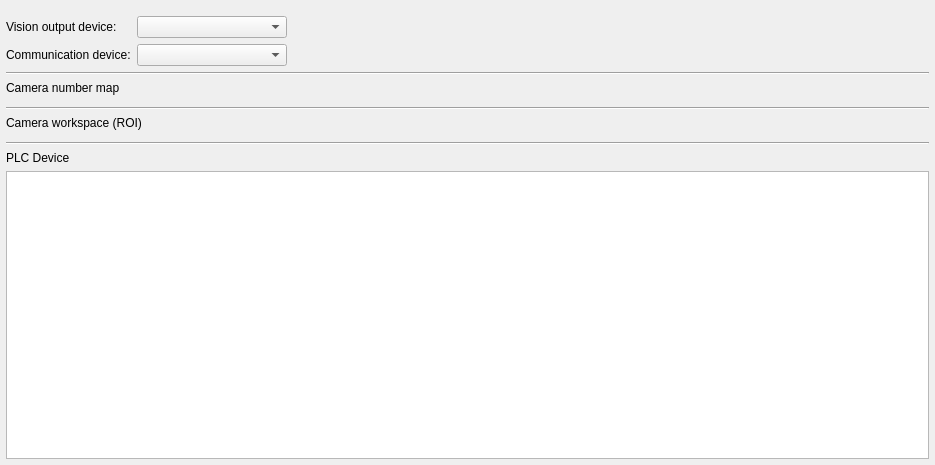
<?xml version="1.0" encoding="UTF-8"?>
<ui version="4.0">
 <class>LocalizationSettingWidget</class>
 <widget class="QWidget" name="LocalizationSettingWidget">
  <property name="geometry">
   <rect>
    <x>0</x>
    <y>0</y>
    <width>935</width>
    <height>465</height>
   </rect>
  </property>
  <property name="windowTitle">
   <string>Form</string>
  </property>
  <layout class="QHBoxLayout" name="horizontalLayout">
   <property name="leftMargin">
    <number>0</number>
   </property>
   <property name="topMargin">
    <number>0</number>
   </property>
   <property name="rightMargin">
    <number>0</number>
   </property>
   <property name="bottomMargin">
    <number>0</number>
   </property>
   <item>
    <layout class="QVBoxLayout" name="vl_main_content" stretch="0,0,0,0,0,0,0,1,0,1">
     <property name="leftMargin">
      <number>6</number>
     </property>
     <property name="topMargin">
      <number>6</number>
     </property>
     <property name="rightMargin">
      <number>6</number>
     </property>
     <property name="bottomMargin">
      <number>6</number>
     </property>
     <item>
      <layout class="QGridLayout" name="gridLayout_comm_devices" columnminimumwidth="0,0,0">
       <property name="topMargin">
        <number>10</number>
       </property>
       <item row="0" column="2">
        <spacer name="horizontalSpacer">
         <property name="orientation">
          <enum>Qt::Orientation::Horizontal</enum>
         </property>
         <property name="sizeHint" stdset="0">
          <size>
           <width>40</width>
           <height>20</height>
          </size>
         </property>
        </spacer>
       </item>
       <item row="0" column="0">
        <widget class="QLabel" name="label_output_device_name">
         <property name="text">
          <string>Vision output device:</string>
         </property>
        </widget>
       </item>
       <item row="0" column="1">
        <widget class="QComboBox" name="cbb_vision_output_device">
         <property name="minimumSize">
          <size>
           <width>150</width>
           <height>0</height>
          </size>
         </property>
        </widget>
       </item>
       <item row="1" column="0">
        <widget class="QLabel" name="label_comm_name">
         <property name="text">
          <string>Communication device:</string>
         </property>
        </widget>
       </item>
       <item row="1" column="1">
        <widget class="QComboBox" name="cbb_comm_device"/>
       </item>
      </layout>
     </item>
     <item>
      <widget class="Line" name="line_1">
       <property name="orientation">
        <enum>Qt::Orientation::Horizontal</enum>
       </property>
      </widget>
     </item>
     <item>
      <widget class="QLabel" name="label_camera_number_map">
       <property name="text">
        <string>Camera number map</string>
       </property>
      </widget>
     </item>
     <item>
      <widget class="CameraMappingWidget" name="listView_cameras_map" native="true"/>
     </item>
     <item>
      <widget class="Line" name="line">
       <property name="orientation">
        <enum>Qt::Orientation::Horizontal</enum>
       </property>
      </widget>
     </item>
     <item>
      <widget class="QLabel" name="label_camera_workspace">
       <property name="text">
        <string>Camera workspace (ROI)</string>
       </property>
      </widget>
     </item>
     <item>
      <widget class="CameraWorkspaceWidget" name="listView_cameras_workspace" native="true"/>
     </item>
     <item>
      <widget class="Line" name="line_2">
       <property name="orientation">
        <enum>Qt::Orientation::Horizontal</enum>
       </property>
      </widget>
     </item>
     <item>
      <widget class="QLabel" name="label_plc_name">
       <property name="text">
        <string>PLC Device</string>
       </property>
      </widget>
     </item>
     <item>
      <widget class="SignalsMapWidget" name="listView_signals_map">
       <property name="sizePolicy">
        <sizepolicy hsizetype="Preferred" vsizetype="Preferred">
         <horstretch>0</horstretch>
         <verstretch>0</verstretch>
        </sizepolicy>
       </property>
      </widget>
     </item>
    </layout>
   </item>
  </layout>
 </widget>
 <customwidgets>
  <customwidget>
   <class>CameraMappingWidget</class>
   <extends>QWidget</extends>
   <header location="global">src/widgets/camera_mapping_widget.h</header>
  </customwidget>
  <customwidget>
   <class>CameraWorkspaceWidget</class>
   <extends>QWidget</extends>
   <header location="global">src/widgets/camera_workspace_widget.h</header>
  </customwidget>
  <customwidget>
   <class>SignalsMapWidget</class>
   <extends>QTableWidget</extends>
   <header location="global">src/widgets/signals_map_widget.h</header>
  </customwidget>
 </customwidgets>
 <resources/>
 <connections/>
</ui>
